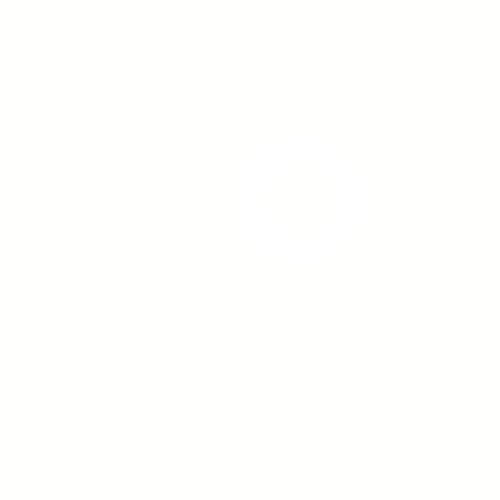
Frame 1 (no input)
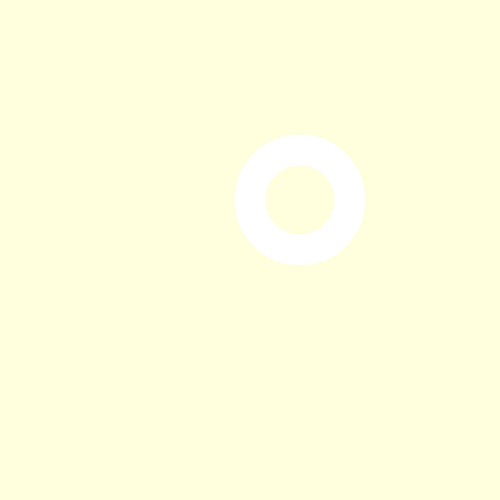
Frame 60 (no input)
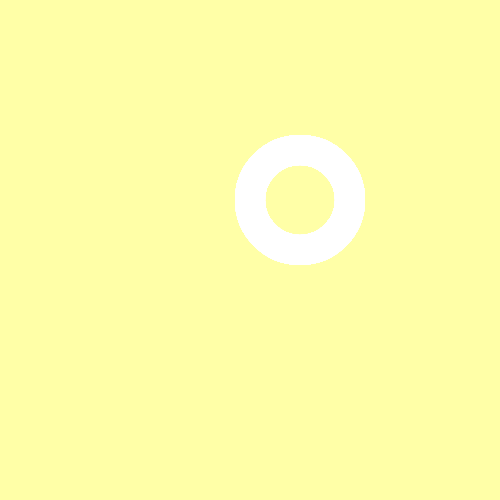
Frame 120 (the mouse pressed at the canvas centre since frame 60)

The p5.js sketch that drew these frames (run headless with seeded random() and noise() and a simulated clock; from frame 60 on, the mouse is pressed at the canvas centre):

// p5.js sketch
// ── sketch.js
function setup() {
  createCanvas(500, 500);
}

function draw() {
  background(255,255,100,2);
  stroke(255);
  strokeWeight(30);
  noFill();
  
  if (mouseX > 300) {
    fill(255,0,200);
  }
  ellipse(300,200,100,100);
}
